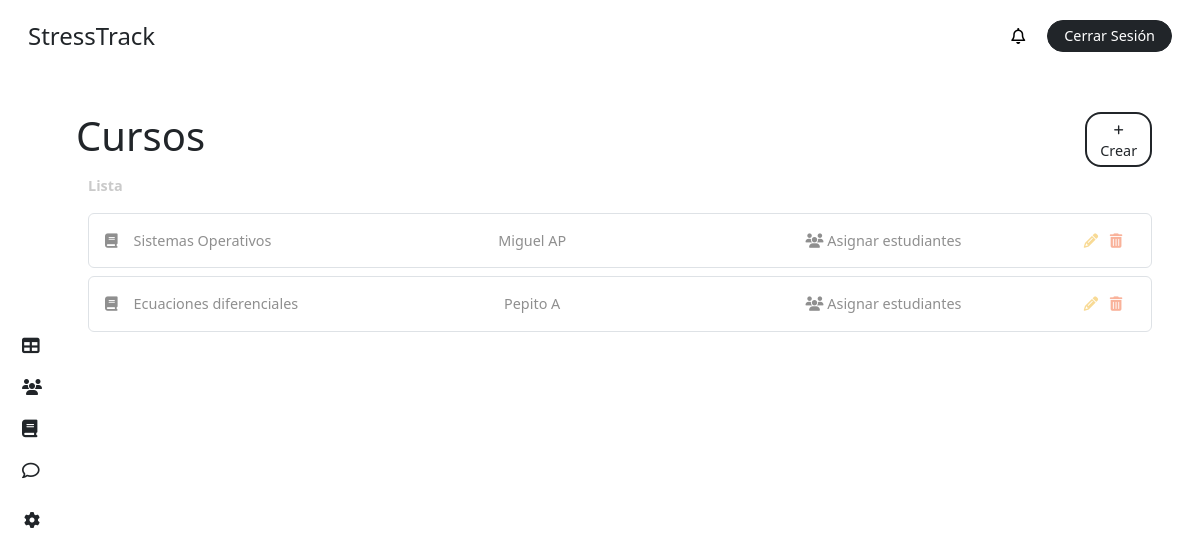
The page /courses/ (signed in) on the database its author committed.
### stress/models.py (models this page shows, shortened)
class Course(models.Model):
    name = models.CharField(max_length=100)
    teacher = models.ForeignKey('CustomUser', on_delete=models.CASCADE, related_name='teaching_courses', limit_choices_to={'role': 'teacher'})

class CustomUser(AbstractBaseUser, PermissionsMixin):
    ROLE_CHOICES = [
        ('student', 'Alumno'),
        ('teacher', 'Profesor'),
        ('superuser', 'Administrador'),
    ]
    first_name = models.CharField(max_length=50, blank=True)
    last_name = models.CharField(max_length=50, blank=True)
    dni = models.CharField(max_length=10, unique=True, blank=True, null=True)
    email = models.EmailField(unique=True)
    role = models.CharField(max_length=20, choices=ROLE_CHOICES, default='student')
    is_active = models.BooleanField(default=True)
    is_staff = models.BooleanField(default=False)
    stress = models.IntegerField(default=0)
    share_stress_level = models.BooleanField(default=False)
    recommendation = models.ForeignKey(Recommendation, on_delete=models.SET_NULL, null=True, blank=True, related_name='users')
    course = models.ForeignKey(Course, on_delete=models.CASCADE, related_name='students', null=True, blank=True)
    group = models.ForeignKey(Team, on_delete=models.CASCADE, related_name='members', null=True, blank=True)
    objects = CustomUserManager()
    USERNAME_FIELD = 'email'
    REQUIRED_FIELDS = []
    def __str__(self):
        return f"{self.first_name} {self.last_name}"

### stress/views.py (the view)
# urls.py: path('courses/', views.course_admin, name='courses'),
@login_required
def course_admin(request):
    form = CreateCourseForm()
    if request.method == 'POST':
        form = CreateCourseForm(request.POST)
        if form.is_valid():
            course = form.save()
            messages.success(request, 'El curso se ha creado satisfactoriamente')
            return redirect('courses')
    user = request.user
    courses = Course.objects.all()
    context = {
        'role': user.role,
        'courses': courses,
        'form': form,
    }
    return render(request, 'dashboard/course-admin.html', context)

### stress/templates/dashboard/course-admin.html (shortened to what this page needs)
{% extends "base/dashboard_base.html" %}
{% block content %}
{% include "elements/dashboard_sidebar.html" with role=role %}
<main class="main p-4 pt-3 pe-5">
  <div class="my-4">
        <div class="row">
            <div class="col-11 p-0">
                <h1 class="m-0">Cursos</h1>
            </div>
            <div class="col-1 d-flex flex-column justify-content-center">
                <button
                    class="fs-7 text-center rounded-4 bg-white border border-dark border-2 text-dark text-decoration-none py-1 px-2"
                    data-bs-toggle="modal"
                    data-bs-target="#addCourseModal"
                >
                    <i class="fa-solid fa-plus fs-8"></i> Crear
                </button>
            </div>
        </div>
        <label class="text-grisillo fw-bold my-2">
            Lista
        </label>
        {% if courses %}
            {% for course in courses %}
                <div class="p-3 rounded-2 text-gris border border-1 my-2">
                    <div class="row">
                        <div class="col-3">
                            <i class="fa-solid fa-book me-3"></i>{{ course.name }}
                        </div>
                        <div class="col-4 text-center">
                            {{ course.teacher.first_name }} {{ course.teacher.last_name }}
                        </div>
                        <div class="col-4 text-center">
                            <a href="#" class="mx-1 text-decoration-none text-gris">
                                <i class="fa-solid fa-users"></i>
                                    Asignar estudiantes
                            </a>
                        </div>
                        <div class="col-1 text-center">
                            <a href="" class="mx-1 text-decoration-none text-not-bad" title="Editar">
                                <i class="fa-solid fa-pencil"></i>
                            </a>
                            <a  href="{% url 'delte-course' course.id %}"
                                class="mx-1 text-decoration-none text-dying"
                                title="Eliminar"
                                id="delete-course-{{ course.id }}"
                            >
                                <i class="fa-solid fa-trash-can"></i>
                            </a>
                        </div>
                    </div>
                </div>
            {% endfor %}
        {% else %}
            <div class="bg-inf p-3 rounded-2 text-gris">
                <i class="fas fa-info-circle me-2"></i> No existen cursos por el momento.
            </div>
        {% endif %}
    </div>
</main>
{% endblock %}

### stress/static/css/main.css (style rules this page uses)
body { height: 100vh; margin: 0; padding: 0; display: grid; grid-template-columns: 4rem 1fr; grid-template-rows: 4.5rem 1fr; grid-template-areas: "header header" "side main"; gap: 0; background-color: white; }
.main { grid-area: main; overflow-y: auto; }
.fs-7 { font-size: .9rem; }
.fs-8 { font-size: .7rem !important; }
.text-not-bad { color: #f8da95; }
.text-dying { color: #f9b29a; }
.text-grisillo { color: #cacaca; font-size: .9rem; }
.text-gris { color: #8f8f8f !important; font-size: .9rem; }

### rows shown on the page
Course: name "Sistemas Operativos", teacher.first_name "Miguel", teacher.last_name "AP"
Course: name "Ecuaciones diferenciales", teacher.first_name "Pepito", teacher.last_name "A"
